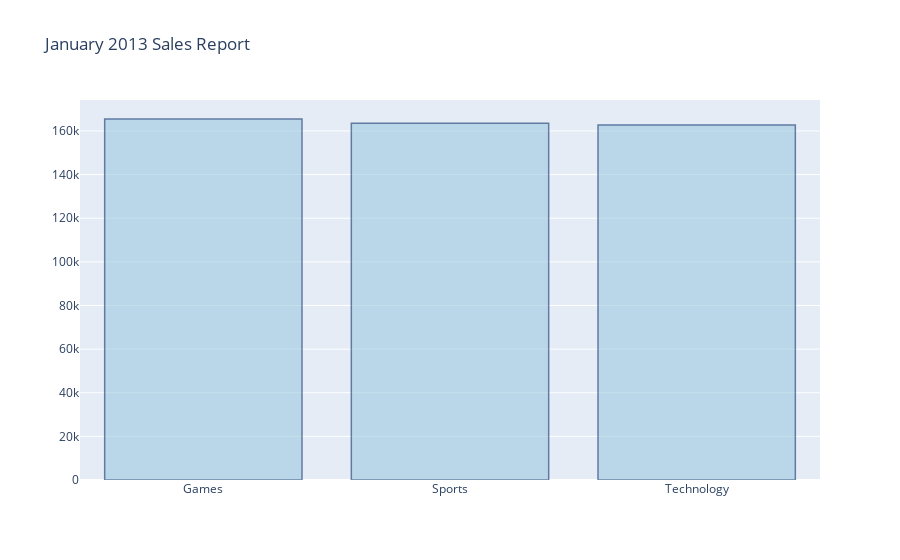

Write notebook code for a chart like this one.
### Code cell
top_categories = df.groupby('category')['amount'].agg('sum')
top_categories_sort = top_categories.sort_values(ascending=False)
print(top_categories_sort.head(3))

import plotly.graph_objects as go

# Use the hovertext kw argument for hover text
fig = go.Figure(data=[go.Bar(x=top_categories_sort.head(3).index, y=top_categories_sort.head(3).values,
            hovertext=['27% market share', '24% market share', '19% market share'])])
# Customize aspect
fig.update_traces(marker_color='rgb(158,202,225)', marker_line_color='rgb(8,48,107)',
                  marker_line_width=1.5, opacity=0.6)
fig.update_layout(title_text='January 2013 Sales Report')
fig.show()

### Figure 1 — Plotly figure (JSON) as saved in the notebook; plotly's stock layout.template omitted (floating-point values rounded to 4 significant figures)
{"data": [{"hovertext": ["27% market share", "24% market share", "19% market share"], "x": ["Games", "Sports", "Technology"], "y": [165483, 163528, 162731], "type": "bar", "marker": {"line": {"color": "rgb(8,48,107)", "width": 1.5}, "color": "rgb(158,202,225)"}, "opacity": 0.6}], "layout": {"title": {"text": "January 2013 Sales Report"}}}
